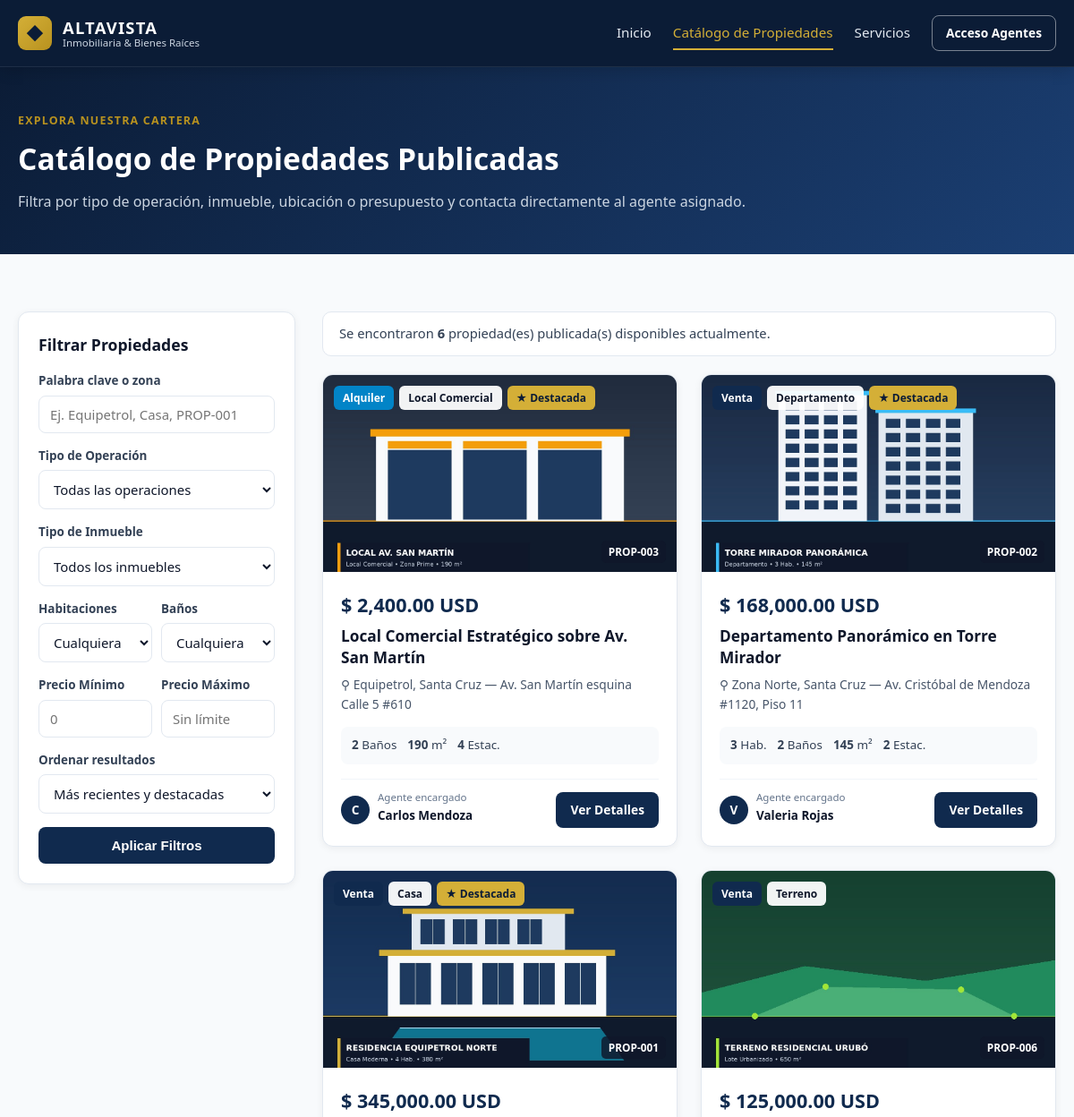
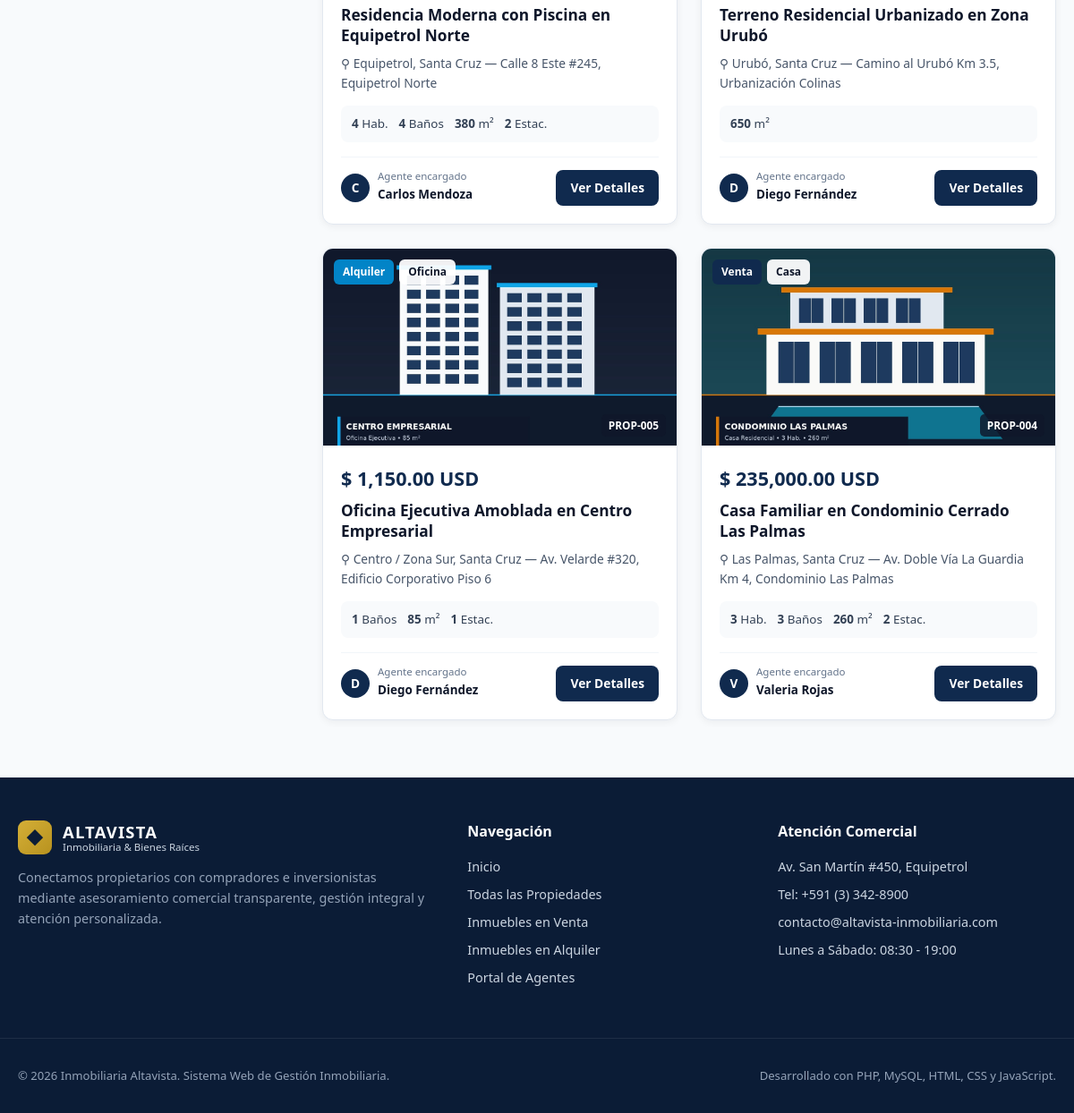
/catalogo.php, run on the app's committed database (2 pictures, top to bottom).
### tables this page shows
CREATE TABLE `publicaciones` (
  `id_publicacion` INT NOT NULL AUTO_INCREMENT,
  `id_propiedad` INT NOT NULL,
  `id_agente_publicador` INT NOT NULL,
  `estado_publicacion` ENUM('Publicada', 'No Publicada') NOT NULL DEFAULT 'Publicada',
  `destacada` TINYINT(1) NOT NULL DEFAULT 0,
  `visitas` INT NOT NULL DEFAULT 0,
  `fecha_publicacion` DATETIME NOT NULL DEFAULT CURRENT_TIMESTAMP,
  `fecha_retiro` DATETIME DEFAULT NULL,
  `observaciones` VARCHAR(255) DEFAULT NULL,
  PRIMARY KEY (`id_publicacion`),
  UNIQUE KEY `uk_publicaciones_propiedad` (`id_propiedad`),
  KEY `idx_publicaciones_estado` (`estado_publicacion`),
  KEY `idx_publicaciones_agente` (`id_agente_publicador`),
  CONSTRAINT `fk_publicaciones_propiedad`
    FOREIGN KEY (`id_propiedad`) REFERENCES `propiedades` (`id_propiedad`)
    ON DELETE CASCADE ON UPDATE CASCADE,
  CONSTRAINT `fk_publicaciones_agente`
    FOREIGN KEY (`id_agente_publicador`) REFERENCES `agentes` (`id_agente`)
    ON DELETE RESTRICT ON UPDATE CASCADE
);

CREATE TABLE `propiedades` (
  `id_propiedad` INT NOT NULL AUTO_INCREMENT,
  `codigo_referencia` VARCHAR(20) NOT NULL,
  `titulo` VARCHAR(180) NOT NULL,
  `tipo_inmueble` ENUM('Casa', 'Departamento', 'Terreno', 'Local Comercial', 'Oficina', 'Quinta') NOT NULL,
  `tipo_operacion` ENUM('Venta', 'Alquiler', 'Anticrético') NOT NULL DEFAULT 'Venta',
  `direccion` VARCHAR(255) NOT NULL,
  `zona_ciudad` VARCHAR(120) NOT NULL,
  `descripcion` TEXT NOT NULL,
  `precio` DECIMAL(12,2) NOT NULL,
  `moneda` ENUM('USD', 'BOB') NOT NULL DEFAULT 'USD',
  `habitaciones` INT NOT NULL DEFAULT 0,
  `banos` INT NOT NULL DEFAULT 0,
  `superficie_m2` DECIMAL(10,2) NOT NULL,
  `estacionamientos` INT NOT NULL DEFAULT 0,
  `imagen_principal` VARCHAR(255) NOT NULL DEFAULT 'no-image.jpg',
  `estado_registro` ENUM('Registrada', 'Publicada', 'No Publicada') NOT NULL DEFAULT 'Registrada',
  `id_propietario` INT NOT NULL,
  `id_agente` INT NOT NULL,
  `fecha_registro` TIMESTAMP NOT NULL DEFAULT CURRENT_TIMESTAMP,
  `fecha_actualizacion` TIMESTAMP NOT NULL DEFAULT CURRENT_TIMESTAMP ON UPDATE CURRENT_TIMESTAMP,
  PRIMARY KEY (`id_propiedad`),
  UNIQUE KEY `uk_propiedades_codigo` (`codigo_referencia`),
  KEY `idx_propiedades_propietario` (`id_propietario`),
  KEY `idx_propiedades_agente` (`id_agente`),
  KEY `idx_propiedades_estado` (`estado_registro`),
  CONSTRAINT `fk_propiedades_propietario`
    FOREIGN KEY (`id_propietario`) REFERENCES `propietarios` (`id_propietario`)
    ON DELETE RESTRICT ON UPDATE CASCADE,
  CONSTRAINT `fk_propiedades_agente`
    FOREIGN KEY (`id_agente`) REFERENCES `agentes` (`id_agente`)
    ON DELETE RESTRICT ON UPDATE CASCADE
);

CREATE TABLE `agentes` (
  `id_agente` INT NOT NULL AUTO_INCREMENT,
  `nombre` VARCHAR(100) NOT NULL,
  `apellido` VARCHAR(100) NOT NULL,
  `email` VARCHAR(150) NOT NULL,
  `telefono` VARCHAR(30) NOT NULL,
  `whatsapp` VARCHAR(30) DEFAULT NULL,
  `cargo` VARCHAR(80) NOT NULL DEFAULT 'Asesor Inmobiliario',
  `password_hash` VARCHAR(255) NOT NULL,
  `activo` TINYINT(1) NOT NULL DEFAULT 1,
  `fecha_registro` TIMESTAMP NOT NULL DEFAULT CURRENT_TIMESTAMP,
  PRIMARY KEY (`id_agente`),
  UNIQUE KEY `uk_agentes_email` (`email`)
);

### config/app.php (called while the page is built, shortened)
<?php
function e(?string $value): string
{
    return htmlspecialchars((string) $value, ENT_QUOTES, 'UTF-8');
}
function url(string $path = ''): string
{
    $clean = ltrim($path, '/');
    return BASE_URL . ($clean !== '' ? '/' . $clean : '/');
}
function property_image_url(?string $filename): string
{
    $safeName = basename((string) $filename);
    if ($safeName !== '' && $safeName !== 'no-image.jpg') {
        $diskPath = ROOT_PATH . '/uploads/propiedades/' . $safeName;
        if (is_file($diskPath)) {
            return url('uploads/propiedades/' . rawurlencode($safeName));
        }
    }
    return url('assets/img/no-image.jpg');
}
function format_price(float $amount, string $currency = 'USD'): string
{
    $symbol = ($currency === 'BOB') ? 'Bs ' : '$ ';
    return $symbol . number_format($amount, 2, '.', ',') . ' ' . e($currency);
}

### catalogo.php (the view, shortened to what this page needs)
<?php
require_once __DIR__ . '/config/app.php';
$pdo = getDBConnection();
$q            = trim((string) ($_GET['q'] ?? ''));
$operacion    = trim((string) ($_GET['operacion'] ?? ''));
$tipo         = trim((string) ($_GET['tipo'] ?? ''));
$habitaciones = (int) ($_GET['habitaciones'] ?? 0);
$banos        = (int) ($_GET['banos'] ?? 0);
$precioMin    = isset($_GET['precio_min']) && $_GET['precio_min'] !== '' ? (float) $_GET['precio_min'] : null;
$precioMax    = isset($_GET['precio_max']) && $_GET['precio_max'] !== '' ? (float) $_GET['precio_max'] : null;
$orden        = trim((string) ($_GET['orden'] ?? 'recientes'));
$where = [
    "p.estado_registro = 'Publicada'",
    "pub.estado_publicacion = 'Publicada'"
];
$params = [];
$orderSql = match ($orden) {
    'precio_asc'      => 'p.precio ASC',
    'precio_desc'     => 'p.precio DESC',
    'superficie_desc' => 'p.superficie_m2 DESC',
    default           => 'pub.destacada DESC, pub.fecha_publicacion DESC',
};
$sql = "
    SELECT p.*, pub.fecha_publicacion, pub.destacada,
           a.nombre AS agente_nombre, a.apellido AS agente_apellido, a.telefono AS agente_telefono
    FROM propiedades p
    INNER JOIN publicaciones pub ON pub.id_propiedad = p.id_propiedad
    INNER JOIN agentes a ON a.id_agente = p.id_agente
    WHERE " . implode(' AND ', $where) . "
    ORDER BY {$orderSql}
";
$stmt = $pdo->prepare($sql);
$stmt->execute($params);
$propiedades = $stmt->fetchAll();
$hayFiltros = ($q !== '' || $operacion !== '' || $tipo !== '' || $habitaciones > 0 || $banos > 0 || $precioMin !== null || $precioMax !== null);
require_once __DIR__ . '/includes/header_publico.php';
?>
<section class="page-banner">
    <div class="container">
        <span class="section-kicker">EXPLORA NUESTRA CARTERA</span>
        <h1>Catálogo de Propiedades Publicadas</h1>
        <p>Filtra por tipo de operación, inmueble, ubicación o presupuesto y contacta directamente al agente asignado.</p>
    </div>
</section>
<section class="section">
    <div class="container catalog-layout">
        <aside class="catalog-sidebar">
            <form action="<?= url('catalogo.php') ?>" method="GET" class="filter-card">
                <div class="filter-header">
                    <h3>Filtrar Propiedades</h3>
                </div>
                <div class="form-group">
                    <label for="f_q">Palabra clave o zona</label>
                    <input type="text" id="f_q" name="q" value="<?= e($q) ?>" placeholder="Ej. Equipetrol, Casa, PROP-001">
                </div>
                <div class="form-group">
                    <label for="f_operacion">Tipo de Operación</label>
                    <select id="f_operacion" name="operacion">
                        <option value="">Todas las operaciones</option>
                    </select>
                </div>
                <div class="form-group">
                    <label for="f_tipo">Tipo de Inmueble</label>
                    <select id="f_tipo" name="tipo">
                        <option value="">Todos los inmuebles</option>
                    </select>
                </div>
                <div class="form-row-2">
                    <div class="form-group">
                        <label for="f_hab">Habitaciones</label>
                        <select id="f_hab" name="habitaciones">
                            <option value="0">Cualquiera</option>
                        </select>
                    </div>
                    <div class="form-group">
                        <label for="f_banos">Baños</label>
                        <select id="f_banos" name="banos">
                            <option value="0">Cualquiera</option>
                        </select>
                    </div>
                </div>
                <div class="form-row-2">
                    <div class="form-group">
                        <label for="f_pmin">Precio Mínimo</label>
                        <input type="number" id="f_pmin" name="precio_min" min="0" step="100" value="<?= $precioMin !== null ? e((string) $precioMin) : '' ?>" placeholder="0">
                    </div>
                    <div class="form-group">
                        <label for="f_pmax">Precio Máximo</label>
                        <input type="number" id="f_pmax" name="precio_max" min="0" step="100" value="<?= $precioMax !== null ? e((string) $precioMax) : '' ?>" placeholder="Sin límite">
                    </div>
                </div>
                <div class="form-group">
                    <label for="f_orden">Ordenar resultados</label>
                    <select id="f_orden" name="orden">
                        <option value="recientes" <?= $orden === 'recientes' ? 'selected' : '' ?>>Más recientes y destacadas</option>
                    </select>
                </div>
                <button type="submit" class="btn btn-primary btn-block">Aplicar Filtros</button>
            </form>
        </aside>
        <div class="catalog-results">
            <div class="results-bar">
                <p>
                    Se encontraron <strong><?= count($propiedades) ?></strong> propiedad(es) publicada(s)
                    <?= $hayFiltros ? ' según los criterios seleccionados.' : ' disponibles actualmente.' ?>
                </p>
            </div>
            <?php if (empty($propiedades)): ?>
                <div class="empty-state">
                    <h3>No se encontraron propiedades con esos filtros</h3>
                    <p>Intenta ampliar el rango de precios o restablecer los filtros de búsqueda para ver toda la cartera disponible.</p>
                    <a href="<?= url('catalogo.php') ?>" class="btn btn-primary">Ver todas las propiedades</a>
                </div>
            <?php else: ?>
                <div class="properties-grid properties-grid-2">
                    <?php foreach ($propiedades as $prop): ?>
                        <article class="property-card">
                            <div class="property-media">
                                <a href="<?= url('propiedad.php?id=' . (int) $prop['id_propiedad']) ?>">
                                    <img src="<?= property_image_url($prop['imagen_principal']) ?>" alt="<?= e($prop['titulo']) ?>" loading="lazy">
                                </a>
                                <div class="property-badges">
                                    <span class="badge badge-op badge-<?= strtolower(str_replace('é', 'e', $prop['tipo_operacion'])) ?>">
                                        <?= e($prop['tipo_operacion']) ?>
                                    </span>
                                    <span class="badge badge-type"><?= e($prop['tipo_inmueble']) ?></span>
                                    <?php if ((int) $prop['destacada'] === 1): ?>
                                        <span class="badge badge-featured">&#9733; Destacada</span>
                                    <?php endif; ?>
                                </div>
                                <span class="property-code"><?= e($prop['codigo_referencia']) ?></span>
                            </div>
                            <div class="property-body">
                                <div class="property-price"><?= format_price((float) $prop['precio'], $prop['moneda']) ?></div>
                                <h3 class="property-title">
                                    <a href="<?= url('propiedad.php?id=' . (int) $prop['id_propiedad']) ?>">
                                        <?= e($prop['titulo']) ?>
                                    </a>
                                </h3>
                                <p class="property-location">&#9906; <?= e($prop['zona_ciudad']) ?> &mdash; <?= e($prop['direccion']) ?></p>
                                <div class="property-specs">
                                    <?php if ((int) $prop['habitaciones'] > 0): ?>
                                        <span><strong><?= (int) $prop['habitaciones'] ?></strong> Hab.</span>
                                    <?php endif; ?>
                                    <?php if ((int) $prop['banos'] > 0): ?>
                                        <span><strong><?= (int) $prop['banos'] ?></strong> Baños</span>
                                    <?php endif; ?>
                                    <span><strong><?= number_format((float) $prop['superficie_m2'], 0) ?></strong> m²</span>
                                    <?php if ((int) $prop['estacionamientos'] > 0): ?>
                                        <span><strong><?= (int) $prop['estacionamientos'] ?></strong> Estac.</span>
                                    <?php endif; ?>
                                </div>
                                <div class="property-footer">
                                    <div class="agent-mini">
                                        <span class="agent-dot"><?= e(mb_strtoupper(mb_substr($prop['agente_nombre'], 0, 1))) ?></span>
                                        <div>
                                            <small>Agente encargado</small>
                                            <strong><?= e($prop['agente_nombre'] . ' ' . $prop['agente_apellido']) ?></strong>
                                        </div>
                                    </div>
                                    <a href="<?= url('propiedad.php?id=' . (int) $prop['id_propiedad']) ?>" class="btn btn-primary btn-sm">Ver Detalles</a>
                                </div>
                            </div>
                        </article>
                    <?php endforeach; ?>
                </div>
            <?php endif; ?>
        </div>
    </div>
</section>
<?php require_once __DIR__ . '/includes/footer_publico.php'; ?>

### data on the page
publicaciones: id_propiedad.imagen_principal (picture), id_propiedad.tipo_operacion "Alquiler", id_propiedad.tipo_inmueble "Local Comercial", destacada "★ Destacada", id_propiedad.codigo_referencia "PROP-003", id_propiedad.moneda "$ 2,400.00 USD", id_propiedad.titulo "Local Comercial Estratégico sobre Av. San Martín", id_propiedad.zona_ciudad "Equipetrol, Santa Cruz", id_propiedad.direccion "Av. San Martín esquina Calle 5 #610", id_propiedad.banos "2", id_propiedad.superficie_m2 "190", id_propiedad.estacionamientos "4", id_agente_publicador.nombre "C", id_agente_publicador.apellido "Carlos Mendoza"
publicaciones: id_propiedad.imagen_principal (picture), id_propiedad.tipo_operacion "Venta", id_propiedad.tipo_inmueble "Departamento", destacada "★ Destacada", id_propiedad.codigo_referencia "PROP-002", id_propiedad.moneda "$ 168,000.00 USD", id_propiedad.titulo "Departamento Panorámico en Torre Mirador", id_propiedad.zona_ciudad "Zona Norte, Santa Cruz", id_propiedad.direccion "Av. Cristóbal de Mendoza #1120, Piso 11", id_propiedad.habitaciones "3", id_propiedad.banos "2", id_propiedad.superficie_m2 "145", id_propiedad.estacionamientos "2", id_agente_publicador.nombre "V", id_agente_publicador.apellido "Valeria Rojas"
publicaciones: id_propiedad.imagen_principal (picture), id_propiedad.tipo_operacion "Venta", id_propiedad.tipo_inmueble "Casa", destacada "★ Destacada", id_propiedad.codigo_referencia "PROP-001", id_propiedad.moneda "$ 345,000.00 USD", id_propiedad.titulo "Residencia Moderna con Piscina en Equipetrol Norte", id_propiedad.zona_ciudad "Equipetrol, Santa Cruz", id_propiedad.direccion "Calle 8 Este #245, Equipetrol Norte", id_propiedad.habitaciones "4", id_propiedad.banos "4", id_propiedad.superficie_m2 "380", id_propiedad.estacionamientos "2", id_agente_publicador.nombre "C", id_agente_publicador.apellido "Carlos Mendoza"
publicaciones: id_propiedad.imagen_principal (picture), id_propiedad.tipo_operacion "Venta", id_propiedad.tipo_inmueble "Terreno", id_propiedad.codigo_referencia "PROP-006", id_propiedad.moneda "$ 125,000.00 USD", id_propiedad.titulo "Terreno Residencial Urbanizado en Zona Urubó", id_propiedad.zona_ciudad "Urubó, Santa Cruz", id_propiedad.direccion "Camino al Urubó Km 3.5, Urbanización Colinas", id_propiedad.superficie_m2 "650", id_agente_publicador.nombre "D", id_agente_publicador.apellido "Diego Fernández"
publicaciones: id_propiedad.imagen_principal (picture), id_propiedad.tipo_operacion "Alquiler", id_propiedad.tipo_inmueble "Oficina", id_propiedad.codigo_referencia "PROP-005", id_propiedad.moneda "$ 1,150.00 USD", id_propiedad.titulo "Oficina Ejecutiva Amoblada en Centro Empresarial", id_propiedad.zona_ciudad "Centro / Zona Sur, Santa Cruz", id_propiedad.direccion "Av. Velarde #320, Edificio Corporativo Piso 6", id_propiedad.banos "1", id_propiedad.superficie_m2 "85", id_propiedad.estacionamientos "1", id_agente_publicador.nombre "D", id_agente_publicador.apellido "Diego Fernández"
publicaciones: id_propiedad.imagen_principal (picture), id_propiedad.tipo_operacion "Venta", id_propiedad.tipo_inmueble "Casa", id_propiedad.codigo_referencia "PROP-004", id_propiedad.moneda "$ 235,000.00 USD", id_propiedad.titulo "Casa Familiar en Condominio Cerrado Las Palmas", id_propiedad.zona_ciudad "Las Palmas, Santa Cruz", id_propiedad.direccion "Av. Doble Vía La Guardia Km 4, Condominio Las Palmas", id_propiedad.habitaciones "3", id_propiedad.banos "3", id_propiedad.superficie_m2 "260", id_propiedad.estacionamientos "2", id_agente_publicador.nombre "V", id_agente_publicador.apellido "Valeria Rojas"

### other printed values
count($propiedades) "6"
APP_NAME "Inmobiliaria Altavista"
